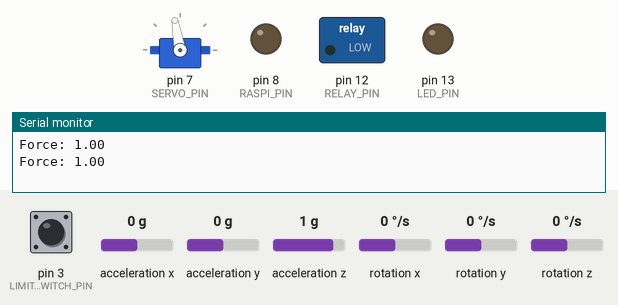
This sketch was run on a simulated Arduino Uno, built with avr-gcc and run on an emulated ATmega328P. Parts: servo, switched loads named in the sketch (green lamp = pin HIGH), output pins drawn as LEDs (lit = HIGH), the last lines printed to the serial monitor. Wiring (inferred from the names in the program): MPU-6050 motion sensor at I2C address 0x68. The test bench sets the inputs (shaded band); at power-on: acceleration z 1 g, pin 3 (LIMIT_SWITCH_PIN) LOW, acceleration x 0 g, acceleration y 0 g, rotation x 0 °/s, rotation y 0 °/s, rotation z 0 °/s.

Above: at 1.8 s.
1.9 s: acceleration z set to 0.7 g
3.4 s: acceleration z set to 0.4 g
At 4.6 s:
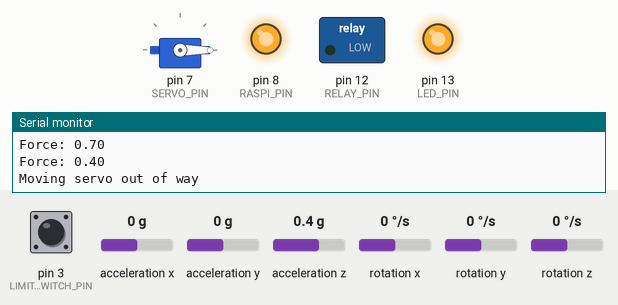
At 6.5 s:
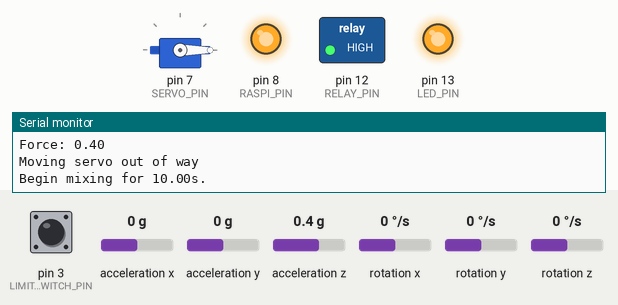
Timing chart, 0 to 18.3 s (numbered marks = the images above; inputs shaded):
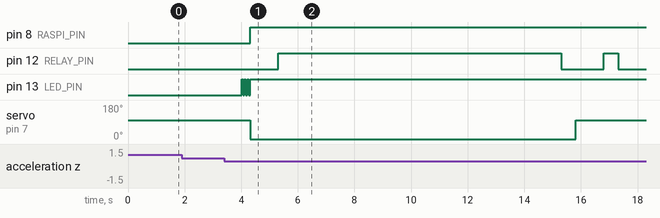

The sketch:

Emulsion.ino
```cpp
// (licence header left out)
#include <Wire.h>
#include <Servo.h>
Servo servo;

// === Constants ===

// Electrical pins
#define LED_PIN 13
#define RELAY_PIN 12
#define SERVO_PIN 7
#define LIMIT_SWITCH_PIN 3

// RaspberryPi
#define RASPI_PIN 8

// Timing
#define DELAY_TIME 1000 // ms, time in between taking force data, prevents starting from just a quick jolt
#define LED_MIX_BLINK_TIME 250 // ms, time it takes for LED to blink during mix
#define LED_COOLDOWN_BLINK_TIME 1000 // ms, time it takes for LED to blink during cooldown
#define LED_ACTION_BLINK_TIME 50 // ms, time it takes for LED to blink during an action
#define LED_ACTION_DURATION 300 // ms, time it takes to complete action blinking
#define COOLDOWN_TIME 45000 // ms, time to prevent mixing multiple times in a row
#define MIX_TIME 10000 // ms

// Servo
#define SERVO_POS 100 // degrees

// Activation
#define MINIMUM_FORCE 0.5 // g, The minimum acceptable force before experiment starts

// === Gyro ====
long accelX, accelY, accelZ;
float gForceX, gForceY, gForceZ;

long gyroX, gyroY, gyroZ;
float rotX, rotY, rotZ;

boolean inFall = false;

// === LED ===
boolean ledState = LOW;

void setup() {
  Serial.begin(9600);

  Wire.begin();
  setupMPU();

  pinMode(LED_PIN, OUTPUT);
  pinMode(RELAY_PIN, OUTPUT);
  pinMode(RASPI_PIN, OUTPUT);
  servo.attach(SERVO_PIN);
}

void loop() {
  // Record data
  recordAccelRegisters();
  recordGyroRegisters();

  // Print force
  Serial.println("Force: " + String(gForceZ));

  // Set if falling
  inFall = gForceZ <= MINIMUM_FORCE;

  if(inFall) {
    // === Mixing sequence ===

    delayBlinkAction();
    digitalWrite(LED_PIN, HIGH);

    // Send signal to pi
    digitalWrite(RASPI_PIN, HIGH);

    // Move servo out of the way
    Serial.println("Moving servo out of way");
    servo.write(0);
    delay(1000);

    // Start motor
    Serial.println("Begin mixing for " + String(MIX_TIME / 1000.0) + "s.");
    digitalWrite(RELAY_PIN, HIGH);

    // Wait for MIX_TIME
    delay(MIX_TIME);

    while (true) {
      // Stop motor
      digitalWrite(RELAY_PIN, LOW);
      delay(500);

      // Move in servo
      Serial.println("Moving servo to stop motor");
      servo.write(SERVO_POS);
      delay(1000);

      // Spin motor until upright
      Serial.println("Rotating motor");
      digitalWrite(RELAY_PIN, HIGH);
      delay(500);

      if (switchIsPressed()) break;
      else {
        Serial.println("Bottle not upright! Spinning again");

        // Move servo out of the way
        Serial.println("Moving servo out of way");
        servo.write(0);
        delay(1000);
      }
    }

    // Stop motor
    digitalWrite(RELAY_PIN, LOW);

    // Begin cooldown and blink LED
    Serial.println("Begin cooldown for " + String(COOLDOWN_TIME / 1000.0) + "s.");
    delay(COOLDOWN_TIME);
    Serial.println("Cooldown finished");

    digitalWrite(LED_PIN, LOW);
  } else {
    // Do when not in fall
    digitalWrite(RASPI_PIN, LOW);
    digitalWrite(LED_PIN, LOW);
    servo.write(SERVO_POS);
    digitalWrite(RELAY_PIN, LOW);
  }

  delay(DELAY_TIME);
}

boolean switchIsPressed() {
  return digitalRead(LIMIT_SWITCH_PIN) == LOW; // Pressing switch
}

void delayBlink(double delayTime, double blinkTime) {
  ledState = HIGH;
  double timeRemaining = delayTime;
  for (int i = 0; i < delayTime; i += blinkTime) {
    // Set LED
    digitalWrite(LED_PIN, ledState);

    // Wait
    (timeRemaining > blinkTime) ? delay(blinkTime) : delay(timeRemaining);

    timeRemaining -= blinkTime;

    // Toggle state
    (ledState == HIGH) ? ledState = LOW : ledState = HIGH;
   }

  // Turn off LED
  ledState = LOW;
  digitalWrite(LED_PIN, ledState);
}

void delayBlinkAction() {
  delayBlink(LED_ACTION_DURATION, LED_ACTION_BLINK_TIME);
}

void setupMPU() {
  Wire.beginTransmission(0b1101000); //This is the I2C address of the MPU (b1101000/b1101001 for AC0 low/high datasheet sec. 9.2)
  Wire.write(0x6B); //Accessing the register 6B - Power Management (Sec. 4.28)
  Wire.write(0b00000000); //Setting SLEEP register to 0. (Required; see Note on p. 9)
  Wire.endTransmission();
  Wire.beginTransmission(0b1101000); //I2C address of the MPU
  Wire.write(0x1B); //Accessing the register 1B - Gyroscope Configuration (Sec. 4.4)
  Wire.write(0x00000000); //Setting the gyro to full scale +/- 250deg./s
  Wire.endTransmission();
  Wire.beginTransmission(0b1101000); //I2C address of the MPU
  Wire.write(0x1C); //Accessing the register 1C - Acccelerometer Configuration (Sec. 4.5)
  Wire.write(0b00000000); //Setting the accel to +/- 2g
  Wire.endTransmission();
}

void recordAccelRegisters() {
  Wire.beginTransmission(0b1101000); //I2C address of the MPU
  Wire.write(0x3B); //Starting register for Accel Readings
  Wire.endTransmission();
  Wire.requestFrom(0b1101000,6); //Request Accel Registers (3B - 40)
  while(Wire.available() < 6);
  accelX = Wire.read()<<8|Wire.read(); //Store first two bytes into accelX
  accelY = Wire.read()<<8|Wire.read(); //Store middle two bytes into accelY
  accelZ = Wire.read()<<8|Wire.read(); //Store last two bytes into accelZ
  processAccelData();
}

void processAccelData(){
  gForceX = accelX / 16384.0;
  gForceY = accelY / 16384.0;
  gForceZ = accelZ / 16384.0;
}

void recordGyroRegisters() {
  Wire.beginTransmission(0b1101000); //I2C address of the MPU
  Wire.write(0x43); //Starting register for Gyro Readings
  Wire.endTransmission();
  Wire.requestFrom(0b1101000,6); //Request Gyro Registers (43 - 48)
  while(Wire.available() < 6);
  gyroX = Wire.read()<<8|Wire.read(); //Store first two bytes into accelX
  gyroY = Wire.read()<<8|Wire.read(); //Store middle two bytes into accelY
  gyroZ = Wire.read()<<8|Wire.read(); //Store last two bytes into accelZ
  processGyroData();
}

void processGyroData() {
  rotX = gyroX / 131.0;
  rotY = gyroY / 131.0;
  rotZ = gyroZ / 131.0;
}

void printData() {
  Serial.print("Gyro (deg)");
  Serial.print(" X=");
  Serial.print(rotX);
  Serial.print(" Y=");
  Serial.print(rotY);
  Serial.print(" Z=");
  Serial.print(rotZ);
  Serial.print(" Accel (g)");
  Serial.print(" X=");
  Serial.print(gForceX);
  Serial.print(" Y=");
  Serial.print(gForceY);
  Serial.print(" Z=");
  Serial.print(gForceZ);
  Serial.println("");
}
```

Measured:
- the behaviour switches between 0.6 and 0.5 g on acceleration z (found by bisection; images 0 and 1)
- after the input at 3.4 s, pin 8 (RASPI_PIN): LOW → HIGH after 0.91 s; pin 12 (RELAY_PIN): LOW → HIGH after 1.9 s, → LOW 10.0 s later, → HIGH 1.5 s later, → LOW 0.50 s later
